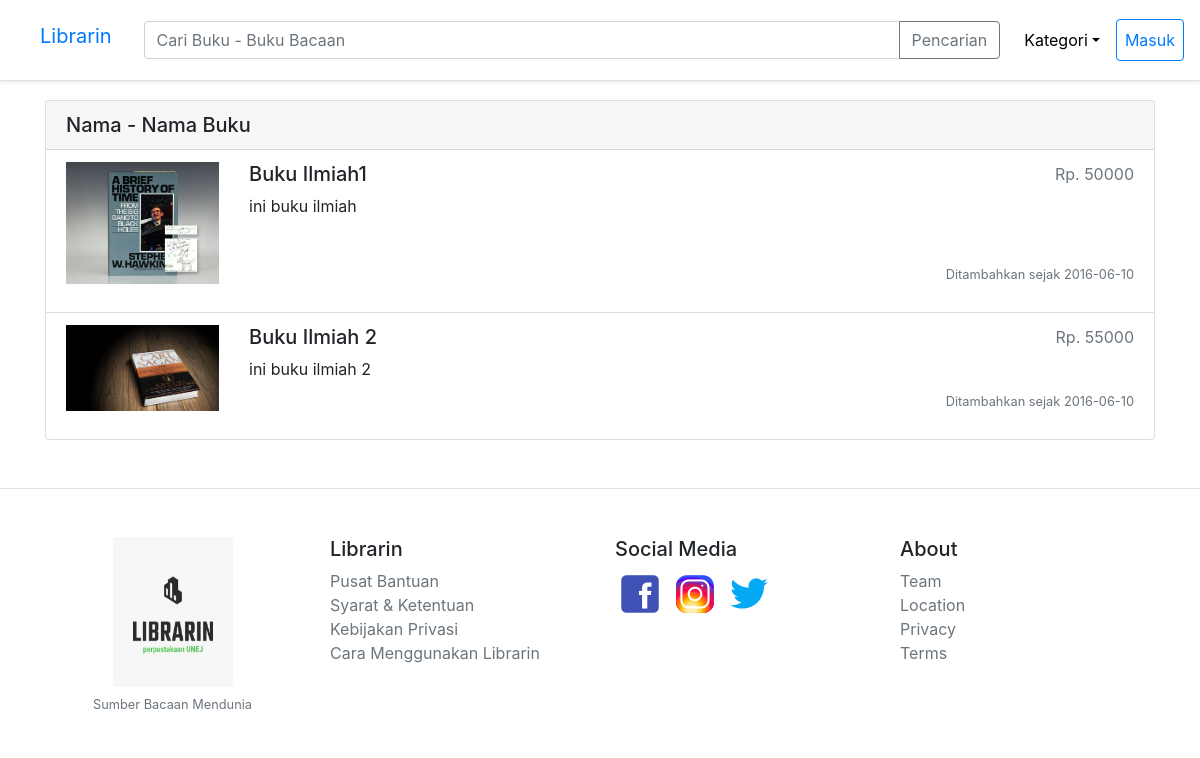
The app's page /kategori/ilmiah with its own data.
### tables this page shows
CREATE TABLE `barang` (
  `id` int(11) NOT NULL,
  `id_user` int(11) NOT NULL,
  `id_kategori` int(11) NOT NULL,
  `nama` varchar(50) NOT NULL,
  `harga` int(11) NOT NULL,
  `jumlah` double NOT NULL,
  `deskripsi` text NOT NULL,
  `created_at` date NOT NULL,
  `foto1` text NOT NULL,
  `foto2` text NOT NULL,
  `foto3` text NOT NULL,
  `foto4` text NOT NULL,
  `foto5` text NOT NULL,
  `foto6` text NOT NULL
);

### app/core/Controller.php (called while the page is built, shortened)
<?php
class Controller {
    public function view($view, $data = []) {
        require_once './app/views/'.$view.'.php';
    }
    public function model($model) {
        return new $model;
    }
}

### app/core/App.php (called while the page is built, shortened)
<?php
class App
{
    protected $method = 'index';
    protected $params = [];
    public function __construct()
    {
        $url = $this->parseURL();
        if (!empty($url)) {
            if (file_exists('app/controllers/'. $url[0]. '.php')) {
                unset($url[0]);
            }
        }
        $this->controller = new $this->controller;
        if (!empty($url)) {
            if (isset($url[1])) {
                if (method_exists($this->controller, $url[1])) {
                    $this->method = $url[1];
                    unset($url[1]);
                }
            }
            $this->params = array_values($url);
        }
        call_user_func_array([$this->controller,$this->method],$this->params);
    }
    public function parseURL()
    {
        if (isset($_GET['url'])) {
            $url = rtrim($_GET['url'],'/');
            $url = filter_var($url, FILTER_SANITIZE_URL);
            $url = explode('/',$url);
            return $url;
        }
    }
}

### index.php (called while the page is built, shortened)
<?php
	$app = new App;

### app/core/Database.php (called while the page is built, shortened)
<?php
class Database
{
	private $host = DB_HOST;
	private $user = DB_USER;
	private $pass = DB_PASS;
	private $db_name = DB_NAME;
	private $dbh;
	private $stmt;
	public function __construct()
	{
		$dsn = 'mysql:host=' . $this->host . ';dbname='. $this->db_name;
		$option = [
			PDO::ATTR_PERSISTENT => true,
			PDO::ATTR_ERRMODE => PDO::ERRMODE_EXCEPTION
		];
		try{
			$this->dbh = new PDO($dsn, $this->user, $this->pass, $option);
		} catch(PDOException $e){
			die($e->getMessage());
		}
	}
	public function query($query)
	{
		$this->stmt = $this->dbh->prepare($query);
	}
	public function bind($param, $value, $type = null)
	{
		if (is_null($type)) {
			switch (true) {
				case is_int($value):
					$type = PDO::PARAM_INT;
					break;
			}
		}
		$this->stmt->bindValue($param, $value, $type);
	}
	public function execute()
	{
		$this->stmt->execute();
	}
	public function resultSet()
	{
		$this->execute();
		return $this->stmt->fetchAll(PDO::FETCH_ASSOC);
	}
}

### app/models/Barang_model.php (called while the page is built, shortened)
<?php
class Barang_model
{
    private $db;
    function __construct()
    {
        $this->db = new Database;
    }
    public function getIlmiah()
    {
        $query = "SELECT b.id as id, b.id_user as id_user , u.nama as nama_user , u.email as email , u.nomor_telepon as nomor_telepon , u.alamat as alamat , u.foto as foto_user, u.created_at as created_at_user , u.updated_at as updated_at_user , b.id_kategori as id_kategori , k.kategori as kategori , b.nama as nama , b.harga as harga , b.jumlah as jumlah , b.deskripsi as deskripsi , b.created_at as created_at , b.foto1 as foto1 , b.foto2 as foto2 , b.foto3 as foto3 , b.foto4 as foto4 , b.foto5  as foto5 , b.foto6 as foto6
        FROM barang b JOIN kategori k on (b.id_kategori=k.id)
        JOIN users u on (b.id_user=u.id)
        WHERE b.id_kategori = :id";
        $this->db->query($query);
        $this->db->bind('id', 1);
        return $this->db->resultSet();
    }
}

### app/views/kategori/index.php (the view)
<div class="container">
    <div class="card mt-5">
        <h5 class="card-header">
            Nama - Nama Buku
        </h5>
        <ul class="list-group list-group-flush">
            <?php if (!$data['hasil_buku']) { ?>
                <li class="list-group-item">
                    Kosong
                </li>
            <?php } else {
            foreach ($data['hasil_buku'] as $librariku) : ?>
                <li class="list-group-item ">
                    <a class="card-link" href="<?= BASEURL ?>librariku/detail/<?= $librariku['id']; ?>">
                        <div class="row">
                            <div class="col-md-2 mb-3">
                                <img class="" src="<?= BASEURL ?>app/models/barang/<?= $librariku['foto1']; ?>" alt="" width="100%;">
                            </div>
                            <div class="col-md-7">
                                <h5 class="text-body"><?= $librariku['nama']; ?></h5>
                                <p class="text-body"><?= $librariku['deskripsi']; ?></p>
                            </div>
                            <div class="col-md-3 d-flex align-items-end flex-column">
                                <p class="text-muted">Rp. <?= $librariku['harga']; ?></p>
                                <p class="text-muted small mt-auto">
                                    Ditambahkan sejak <?= $librariku['created_at']; ?> <br>
                                </p>
                            </div>
                        </div>
                    </a>
                </li>
            <?php endforeach;
        } ?>
        </ul>
    </div>
</div>

### records on screen
barang: foto1 (picture), nama "Buku Ilmiah1", deskripsi "ini buku ilmiah", harga "50000", created_at "2016-06-10"
barang: foto1 (picture), nama "Buku Ilmiah 2", deskripsi "ini buku ilmiah 2", harga "55000", created_at "2016-06-10"
